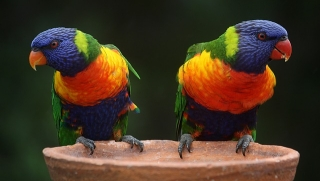
#> input picture Ex-7/sup_7_3_input.jpg, 320 x 181 px
$ jupyter execute Supplement-7_3.ipynb   (shell and % lines are left out)
#> lines starting #> are read from the running program, lines starting #| are printed output that depends on the picture
## Supplement 7: Unsupervised Learning

[cell 1]
import numpy as np
import pandas as pd
import skimage
import matplotlib.pyplot as plt

### 7.3 Programming Task: Color Quantization using K-Means clustering.

 The goal of this task is to perform color quantization using the K-Means clustering algorithm.

   i\. Implement the K-Means clustering algorithm using Numpy/SciPy.

[cell 2]
def K_means_clustering(train_X,num_clusters,max_iterations):

   #TODO: Implement the K means algorithm. The input train_X is an array of shape (p,3), where p is the number of pixels in the image.
   np.random.seed(42)
   cluster_centers=train_X[np.random.choice(train_X.shape[0],num_clusters,replace=False)]
   for _ in range(max_iterations):
      distances=np.linalg.norm(train_X[:,np.newaxis]-cluster_centers,axis=2)
      nearest_cluster=np.argmin(distances,axis=1)

      new_cluster_centers=np.array([train_X[nearest_cluster==i].mean(axis=0) if np.any(nearest_cluster==i) else cluster_centers[i] for i in range(num_clusters)])
      if np.all(new_cluster_centers==cluster_centers):
         break
      cluster_centers=new_cluster_centers
   return cluster_centers,nearest_cluster

   ii\. Read the given image. Consider each pixel as a 3-dimensional vector and run your K-Means clustering algorithm to get 64 clusters.

[cell 3]
#TODO
imag=skimage.io.imread('./sup_7_3_input.jpg')
#> imag is the input picture: shape (181, 320, 3); mean R, G, B 71.6, 55.2, 37.4
imag=imag.reshape(-1,3)
cluster_centers,nearest_cluster=K_means_clustering(imag,64,100)
#> in K_means_clustering, `cluster_centers=train_X[np.random.choice(train_X.shape[0],num_clusters..`: cluster_centers = 64 rows, first 8: [101, 117, 52], [22, 34, 22], [36, 28, 9], [41, 53, 33], [13, 18, 11], [16, 18, 13], [78, 54, 26], [27, 33, 23]
#> cluster_centers = 64 rows, first 8: [181.9, 199.8, 54.17], [28.43, 36.18, 31.96], [109.9, 65.39, 41.97], [68.14, 75.69, 125.9], [13.62, 16.38, 10.46], [21.25, 13.74, 24.02], [117.8, 77.14, 56.58], [31.49, 29.39, 54.84]

  iii\. Assign each pixel the color value of its nearest cluster center. Visualize the result.

[cell 4]
#TODO
imag=skimage.io.imread('./sup_7_3_input.jpg')
fig,ax=plt.subplots(1,2,figsize=(10,5))
ax[0].imshow(imag)
ax[0].set_title('Original Image')
ax[1].imshow(cluster_centers[nearest_cluster].reshape(imag.shape).astype(np.uint8))
ax[1].set_title('Color Quantized Image')
plt.show()
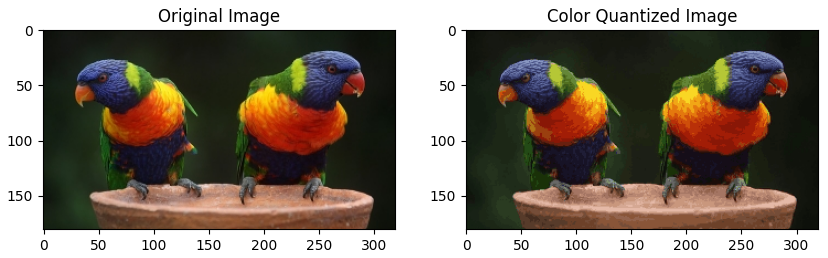
#> figure drawn by matplotlib, 2 panels

[cell 5]
import matplotlib.pyplot as plt

def plot_color_palette(cluster_centers):
    """Visualizes the cluster centers as a color palette."""
    num_colors = cluster_centers.shape[0]
#> num_colors = 64
    palette = np.zeros((50, num_colors * 50, 3), dtype=np.uint8)

    for i, color in enumerate(cluster_centers.astype(np.uint8)):
        palette[:, i * 50:(i + 1) * 50, :] = color  # Fill rectangles with cluster colors
#> this loop made 64 passes
#> color on passes 1 to 12: [181, 199, 54], [28, 36, 31], [109, 65, 41], [68, 75, 125], [13, 16, 10], [21, 13, 24], [117, 77, 56], [31, 29, 54], [146, 99, 77], [18, 28, 17], [18, 21, 14], [154, 63, 15]

    plt.figure(figsize=(10, 2))
    plt.imshow(palette)
    plt.axis("off")
    plt.title("Quantized Color Palette")
    plt.show()
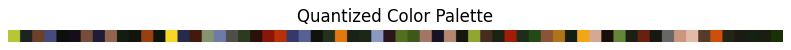
#> figure drawn by matplotlib, 1 panel

# Visualize the cluster centers
plot_color_palette(cluster_centers)

[cell 6]
def compute_psnr(original, quantized):
    """Computes Peak Signal-to-Noise Ratio (PSNR) between two images."""
    mse = np.mean((original - quantized) ** 2)
#> mse = 37.85
    if mse == 0:
        return float("inf")  # No difference
    max_pixel = 255.0
    psnr = 20 * np.log10(max_pixel / np.sqrt(mse))
#> psnr = 32.35
    return psnr

psnr_value = compute_psnr(imag, cluster_centers[nearest_cluster].reshape(imag.shape))
#> psnr_value = 32.35
print(f"PSNR Value: {psnr_value:.2f} dB")
#| PSNR Value: 32.35 dB
